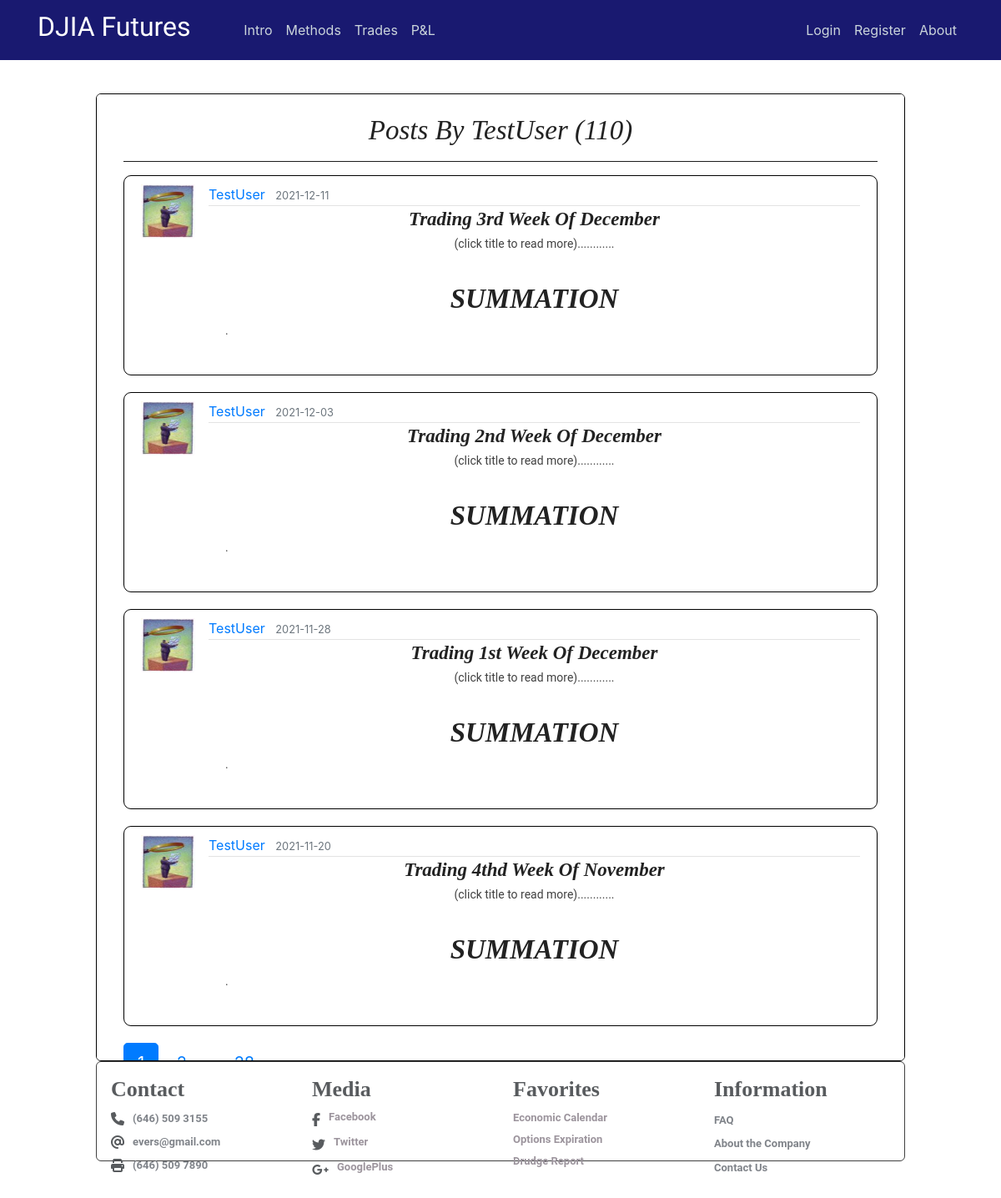
Page /user/TestUser on the committed database.
### flaskblog/models.py (models this page shows, shortened)
class User(db.Model, UserMixin):
    id = db.Column(db.Integer, primary_key=True)
    username = db.Column(db.String(20), unique=True, nullable=False)
    email = db.Column(db.String(120), unique=True, nullable=False)
    image_file = db.Column(db.String(20), nullable=False, default='default.jpg')
    password = db.Column(db.String(60), nullable=False)
    posts = db.relationship('Post', backref='author', lazy=True)

class Post(db.Model):
    id = db.Column(db.Integer, primary_key=True)
    title = db.Column(db.String(100), nullable=False)
    date_posted = db.Column(db.DateTime, nullable=False, default=datetime.utcnow)
    content = db.Column(db.Text, nullable=False)
    user_id = db.Column(db.Integer, db.ForeignKey('user.id'), nullable=False)
    teaser_title = db.Column(db.Text, nullable=True)
    teaser_details = db.Column(db.Text, nullable=True)
    teaser_caption = db.Column(db.Text, nullable=True)
    teaser_img = db.Column(db.Text, nullable=True)
    teaser_content = db.Column(db.Text, nullable=True)
    teaser_wkid = db.Column(db.Text, nullable=True)

### flaskblog/users/routes.py (the view)
@users.route("/user/<string:username>")
def user_posts(username):
    page = request.args.get('page', 1, type=int)
    user = User.query.filter_by(username=username).first_or_404()
    posts = Post.query.filter_by(author=user)\
        .order_by(Post.date_posted.desc())\
        .paginate(page=page, per_page=4)
    return render_template('user_posts.html', posts=posts, user=user)

### flaskblog/templates/user_posts.html
{% extends "layout.html" %}
{% block content %}
<div class="intro-page" style="height: 77vh;overflow: auto;">
  <div class="intro-inner-div" style="height:auto;background-color:white;border-radius:5px;">
    <center><br><h1 class="hero-header">Posts by {{ user.username }} ({{ posts.total }})</h1><hr></center>
    {% for post in posts.items %}
        <article class="media content-section" style="max-height:280px;">
          <img class="article-img" src="{{ url_for('static', filename='profile_pics/' + post.author.image_file) }}">
          <div class="media-body">
            <div class="article-metadata">
              <a class="mr-2" href="{{ url_for('users.user_posts', username=post.author.username) }}">{{ post.author.username }}</a>
              <small class="text-muted">{{ post.date_posted.strftime('%Y-%m-%d') }}</small>
            </div>
            <center><a href="{{ url_for('posts.post', post_id=post.id) }}"><h3 class="hero-header"><b>{{ post.title }}</b></h3></a>
            <p class="teaser-content" >(click title to read more)............</p></center>
            <p class="teaser-content" ><div style="overflow:hidden;max-height:120px;">
              {{ post.content|safe }}
            </p>
        </article>
    {% endfor %}
    {% for page_num in posts.iter_pages(left_edge=1, right_edge=1, left_current=1, right_current=2) %}
      {% if page_num %}
        {% if posts.page == page_num %}
          <a class="btn btn-primary btn-lg mb-8" href="{{ url_for('users.user_posts', username=user.username, page=page_num) }}">{{ page_num }}</a>
        {% else %}
          <a class="btn btn-primary-info btn-lg mb-8" href="{{ url_for('users.user_posts', username=user.username, page=page_num) }}">{{ page_num }}</a>
        {% endif %}
      {% else %}
        ...
      {% endif %}
    {% endfor %}
  </div>
</div>
{% endblock content %}

### flaskblog/static/main.css (style rules this page uses)
body { margin-top: 5rem; }
._backdrop { top: 0px; left: 0px; right: 0px; bottom: 0px; background-image: url(img/stocks.jpg); background-size: cover; z-index: 0; }
.adjust-doc-border-intro { padding-right: 20px; padding-left: 20px; padding-top: 20px; padding-bottom: 20px; }
.intro-page { border-radius: 6px; border: 1px solid black; background-color: white; padding-right: 12px; padding-left: 12px; }
.intro-inner-div { height: 75vh; overflow: auto; padding-right: 20px; padding-left: 20px; }
.doc-clear { clear: both; display: block; }
hr { margin-top: 1rem; margin-bottom: 1rem; border: 0; border-top: 1px solid rgba(0, 0, 0, 0.89); }
p.teaser-content { color: #414141; font-size: 14px; font-family: 'Roboto', Arial, 'Helvetica Neue', Helvetica, sans-serif; line-height: 1.5; }
.content-section { background: #ffffff; padding: 10px 20px; border: 1px solid #000000; border-radius: 9px; margin-bottom: 20px; }
.article-img { height: 65px; width: 65px; margin-right: 16px; }
.article-metadata { padding-bottom: 1px; margin-bottom: 4px; border-bottom: 1px solid #e3e3e3 }

### flaskblog/static/study.css (style rules this page uses)
h1.hero-header { color: #222; text-transform: capitalize; font-weight: 400; font-style: italic; font-size: 28px; font-family: Baskerville, 'Baskerville Old Face', 'Hoefler Text', Garamond, 'Times New Roman', serif; }
h3.hero-header { color: #222; text-transform: capitalize; font-weight: 400; font-style: italic; font-size: 28px; font-family: Baskerville, 'Baskerville Old Face', 'Hoefler Text', Garamond, 'Times New Roman', serif; }
h3 { font-weight: 700; line-height: 1; }
@media screen and (min-width: 25rem) { h1.hero-header { font-size: 33px; } }
@media screen and (min-width: 25rem) { h3.hero-header { font-size: 23px; } }

### flaskblog/static/modal.css (style rules this page uses)
img { margin-bottom: -4px; }

### rows in the picture
User: username "TestUser"
Post: image_file (picture), author.username "TestUser", date_posted "2021-12-11", title "Trading 3rd Week Of December", content "SUMMATION ."
Post: image_file (picture), author.username "TestUser", date_posted "2021-12-03", title "Trading 2nd Week Of December", content "SUMMATION ."
Post: image_file (picture), author.username "TestUser", date_posted "2021-11-28", title "Trading 1st Week Of December", content "SUMMATION ."
Post: image_file (picture), author.username "TestUser", date_posted "2021-11-20", title "Trading 4thd Week Of November", content "SUMMATION ."

### other values in the picture
{{ posts.total }} "110"
